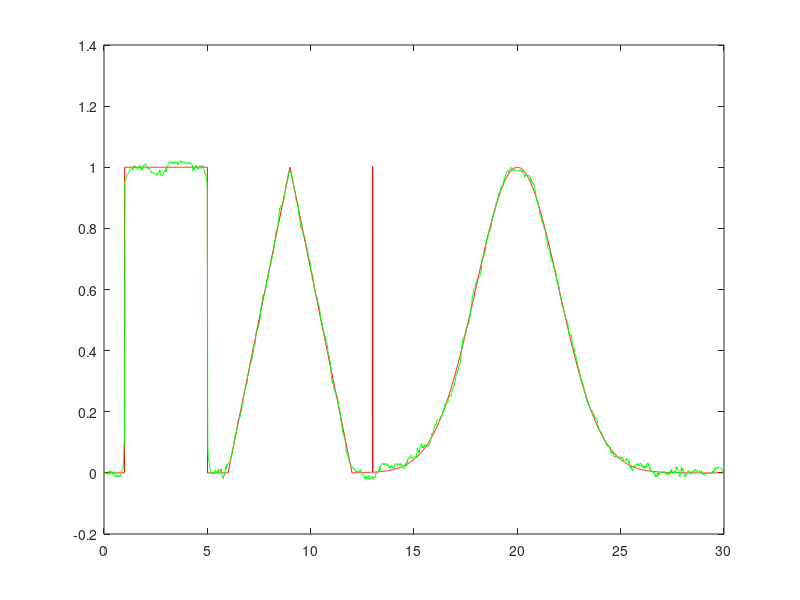

Source code (MATLAB):
close all;clear;clc;
Fs=100;
t = 0 : 1/Fs : 30;
x= 1 * (abs(t-3)<=2) + ...
   (1-abs(t-9)/3) .* (abs(t-9)<=3) + ...
   (t==13) + ...
   1*exp(- (t-20) .* (t-20)/8);

N=38;
%filtracja medianowa
%dxluzszy czas obliczeniowy

%najpierw sygnal niezaszumiony
%y = medfilt1(x,N);
%plot(t,x,'r',t,y,'g')

xs=x+0.05*randn(size(x));
%sygnal zaszumiony 
y = medfilt1(xs,N);
plot(t,x,'r',t,y,'g')